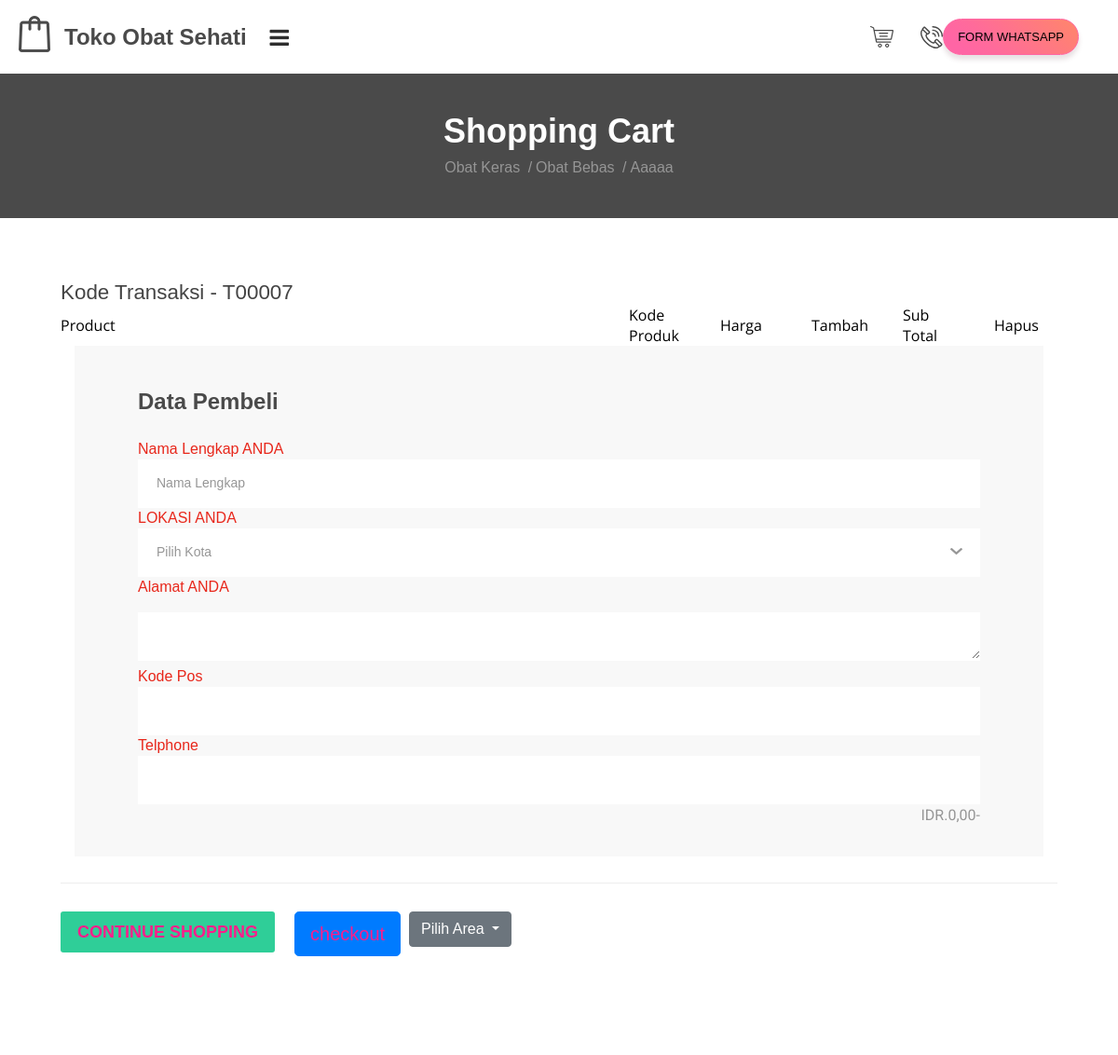
Page /cart.php on the earlier database version.
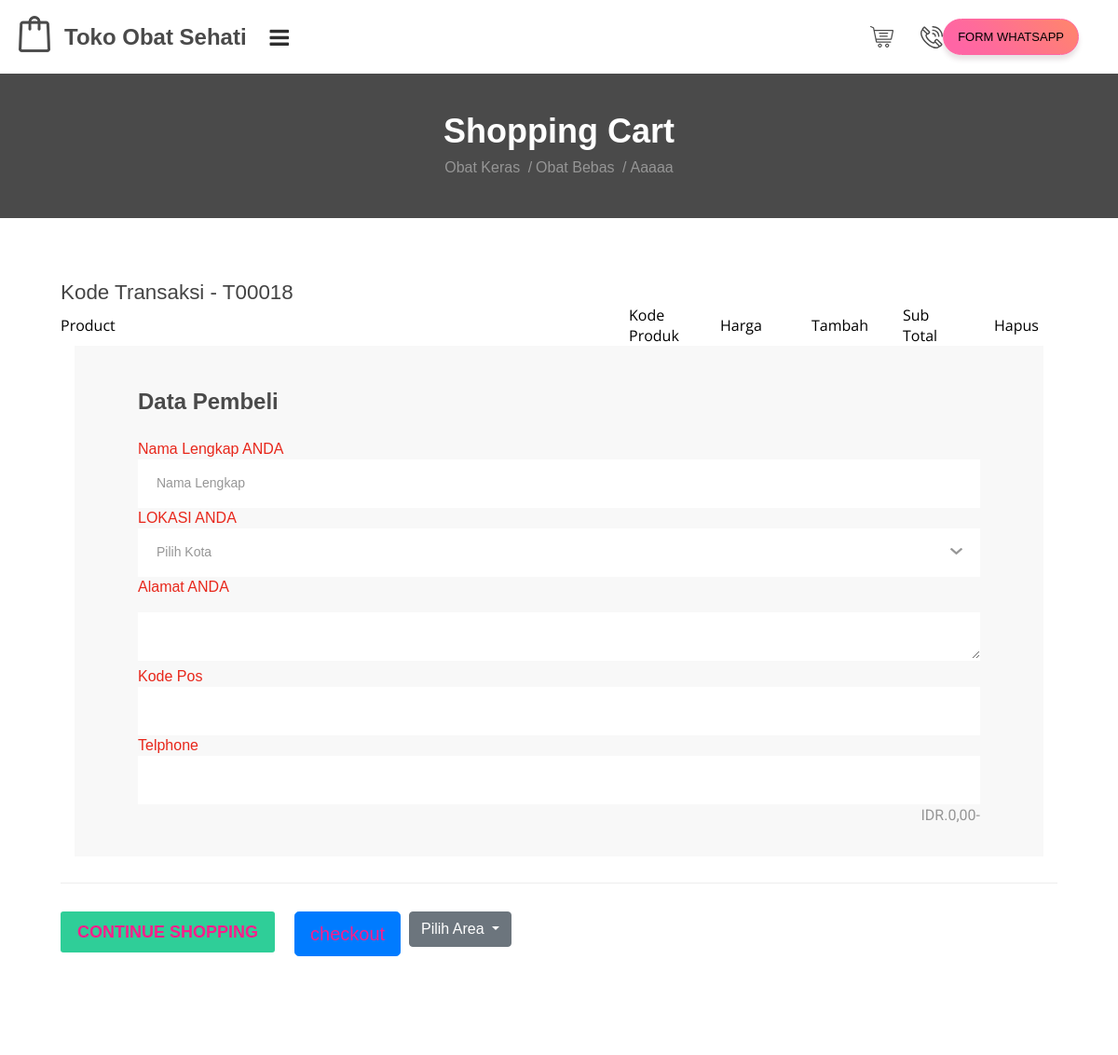
Same page on the later database version.
### tables this page shows
CREATE TABLE `invoice` (
  `kd_transaksi` char(11) NOT NULL,
  `kd_invoice` int(11) NOT NULL,
  `nik` int(11) NOT NULL,
  `tgl` date DEFAULT NULL,
  `kd_produk` char(30) DEFAULT NULL,
  `totalbyar` char(20) DEFAULT NULL,
  `status` char(10) DEFAULT NULL,
  `quantity` char(30) DEFAULT NULL,
  `harga` char(12) DEFAULT NULL,
  `ongkir` varchar(11) DEFAULT NULL
);

### aksinya/fungsi.php (called while the page is built, shortened)
<?php
function autonumber($tabel, $kolom, $lebar=0, $awalan=''){
    $host ="localhost";
    $user ="root";
    $password ="";
    $database ="sehati";
    $koneksi=($GLOBALS["___mysqli_ston"] = mysqli_connect($host, $user, $password));
    $auto = mysqli_query($koneksi,"select $kolom from $tabel order by $kolom desc limit 1") or die(mysqli_error());
    $jumlah_record = mysqli_num_rows($auto);
    if($jumlah_record == 0)
        $nomor = 1;
    else{
        $row = mysqli_fetch_array($auto);
        $nomor = intval(substr($row[0], strlen($awalan)))+1;
    }
    if($lebar>0)
        $angka = $awalan.str_pad ($nomor, $lebar, "0", STR_PAD_LEFT);
    else
        $angka=$awalan.$nomor;
    return $angka;
}
?>

### cart.php (the view, shortened to what the changed rows need)
<?php
include 'aksinya/fungsi.php';
?>
<!DOCTYPE html>
<html lang="en" xmlns="http://www.w3.org/1999/html">
<head>
<link rel="stylesheet" type="text/css" href="styles/bootstrap-4.1.2/bootstrap.min.css">
<link href="plugins/font-awesome-4.7.0/css/font-awesome.min.css" rel="stylesheet" type="text/css">
<link rel="stylesheet" type="text/css" href="styles/cart.css">
<link rel="stylesheet" type="text/css" href="styles/checkout.css">
<link rel="stylesheet" type="text/css" href="styles/cart_responsive.css">
    <link rel="stylesheet" type="text/css" href="styles/checkout_responsive.css">
</head>
<body>
	<div class="super_container_inner">
		<div class="cart_section">
			<div class="container">
				<div class="row">
					<div class="col">
                        <div class="cart_container">
                            <div class="cart_bar">
                                <h3>Kode Transaksi - <?php echo autonumber("invoice", "kd_transaksi", "5", "T");?></h3>
                                <ul class="cart_bar_list item_list d-flex flex-row align-items-center justify-content-end">
                                    <li class="mr-auto">Product</li>
                                    <li>Kode Produk</li>
                                    <li>Harga</li>
                                    <li>Tambah</li>
                                    <li>Sub Total</li>
                                    <li>Hapus</li>
                                </ul> <?php
                                $total=0;
                                ?>
                            <div class="col-lg-12">
                                <div class="billing">
                                        <?php
if(!isset($_SESSION['nik']))
{
                                        ?>
                                </div>
                            </div>
                        </div>
                        <?php
                        }  else
{
                                        $nik = $_SESSION['nik'];
                                        $sqltemukan = mysqli_query($koneksi, "select * from member where nik='$nik'");
                                        while ($temukan=mysqli_fetch_object($sqltemukan)){
                                        ?>
                                        <div class="row">
                                            <div class="col-lg-12">
                                                <input type="text" id="" name="kd_transaksi"
                                                       class="checkout_input" placeholder="NIK KTP"
                                                       value="<?php echo autonumber("invoice", "kd_transaksi", "5", "T"); ?>">
                                                <input type="text" id="nik" name="nik"
                                                       class="checkout_input" placeholder="NIK KTP" onkeyup="checkNumber(this)"
                                                       value="<?php echo $nik = $_SESSION['nik']; ?>">
                                                <input type="text" id="nama"
                                                       class="checkout_input" placeholder="Nama Lengkap" name="nama"
                                                       value="<?php echo $temukan->n_member; ?>">
                                            </div>
                                        </div>
                                        <div>
                                            <select name="ongkir"
                                                    class="dropdown_item_select checkout_input">
                                                <option >Pilih Kota</option>
                                                <?php
                                                $queryongkir = "SELECT * from ongkir";
                                                $hasilonkir = mysqli_query($koneksi,$queryongkir);
                                                while ($dataongkir = mysqli_fetch_array($hasilonkir)) {
                                                    echo  "<option value=$dataongkir[ongkir]>$dataongkir[kec]&nbsp;-&nbsp;$dataongkir[ongkir]</option>";
                                                }
                                                ?>
                                            </select>
                                        </div>
                                        <div>
                                            <textarea type="text" id="checkout_address_2"
                                                      class="checkout_input checkout_address_2"
                                                      name="alamat" "><?php
                                            echo $temukan->alamat;
                                            ?></textarea>
                                        </div>
                                        <div>
                                            <input type="text"  class="checkout_input" value="<?php
                                            echo $temukan->kodepos;
                                            ?>" name="kodepos" >
                                        </div>
                                        <div>
                                            <input type="phone" id="checkout_phone" class="checkout_input" onkeyup="checkNumber(this)"
                                                   value="<?php
                                                   echo $temukan->hp;
                                                   ?>" name="hp" id="txtSecond"
                                            >
                                        </div>
                                        <div class="product_size product_text "><p
                                                    style="text-align: right"><?php echo  format_rupiah($total); ?></div>
                                    </div>
                                </div>
                            </div><?php
            } }
            ?>
                            </div>
                        </div>
                    </div>
					</div>
				</div>
			</div>
</body>
</html>

Differences in the rows shown:
removed invoice: kd_transaksi "T00007"
added invoice: kd_transaksi "T00018"
